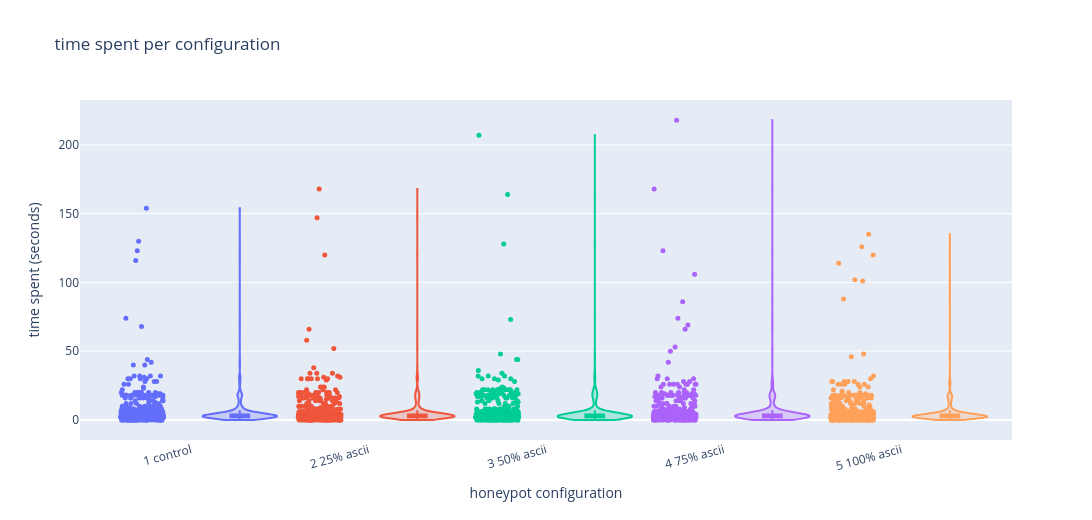

This figure's notebook cell:
### Markdown cell above
## Time spent per configuration

All attacks. A flat top at 300 seconds means the 5 minute kick is cutting sessions off.

### Code cell
fig_time_all, plot_time_all = make_violin(
    df.loc[df["session_seconds"] <= 250],
    "session_seconds",
    "time spent per configuration",
    "time spent (seconds)",
)
fig_time_all.show()
print_summary(plot_time_all, "session_seconds", duration=True)

### Figure 1 — Plotly figure (JSON) as saved in the notebook; plotly's stock layout.template omitted (floating-point values rounded to 4 significant figures; data arrays with more than 128 entries replaced by an {"elided": "..."} marker saying what was removed)
{"data": [{"hovertemplate": "1 control<br>time spent (seconds)=%{y}<extra></extra>", "marker": {"color": "#636EFA", "opacity": 1, "size": 5}, "mode": "markers", "name": "1 control observations", "type": "scatter", "x": {"elided": "691 float values"}, "y": {"elided": "691 int values"}}, {"box": {"visible": true}, "fillcolor": "rgba(99, 110, 250, 0.25)", "hovertemplate": "1 control<br>time spent (seconds)=%{y}<extra></extra>", "line": {"color": "#636EFA", "width": 2}, "meanline": {"visible": false}, "name": "1 control distribution", "points": false, "spanmode": "hard", "type": "violin", "width": 0.42, "x": {"elided": "691 float values"}, "y": {"elided": "691 int values"}}, {"hovertemplate": "2 25% ascii<br>time spent (seconds)=%{y}<extra></extra>", "marker": {"color": "#EF553B", "opacity": 1, "size": 5}, "mode": "markers", "name": "2 25% ascii observations", "type": "scatter", "x": {"elided": "759 float values"}, "y": {"elided": "759 int values"}}, {"box": {"visible": true}, "fillcolor": "rgba(239, 85, 59, 0.25)", "hovertemplate": "2 25% ascii<br>time spent (seconds)=%{y}<extra></extra>", "line": {"color": "#EF553B", "width": 2}, "meanline": {"visible": false}, "name": "2 25% ascii distribution", "points": false, "spanmode": "hard", "type": "violin", "width": 0.42, "x": {"elided": "759 float values"}, "y": {"elided": "759 int values"}}, {"hovertemplate": "3 50% ascii<br>time spent (seconds)=%{y}<extra></extra>", "marker": {"color": "#00CC96", "opacity": 1, "size": 5}, "mode": "markers", "name": "3 50% ascii observations", "type": "scatter", "x": {"elided": "754 float values"}, "y": {"elided": "754 int values"}}, {"box": {"visible": true}, "fillcolor": "rgba(0, 204, 150, 0.25)", "hovertemplate": "3 50% ascii<br>time spent (seconds)=%{y}<extra></extra>", "line": {"color": "#00CC96", "width": 2}, "meanline": {"visible": false}, "name": "3 50% ascii distribution", "points": false, "spanmode": "hard", "type": "violin", "width": 0.42, "x": {"elided": "754 float values"}, "y": {"elided": "754 int values"}}, {"hovertemplate": "4 75% ascii<br>time spent (seconds)=%{y}<extra></extra>", "marker": {"color": "#AB63FA", "opacity": 1, "size": 5}, "mode": "markers", "name": "4 75% ascii observations", "type": "scatter", "x": {"elided": "750 float values"}, "y": {"elided": "750 int values"}}, {"box": {"visible": true}, "fillcolor": "rgba(171, 99, 250, 0.25)", "hovertemplate": "4 75% ascii<br>time spent (seconds)=%{y}<extra></extra>", "line": {"color": "#AB63FA", "width": 2}, "meanline": {"visible": false}, "name": "4 75% ascii distribution", "points": false, "spanmode": "hard", "type": "violin", "width": 0.42, "x": {"elided": "750 float values"}, "y": {"elided": "750 int values"}}, {"hovertemplate": "5 100% ascii<br>time spent (seconds)=%{y}<extra></extra>", "marker": {"color": "#FFA15A", "opacity": 1, "size": 5}, "mode": "markers", "name": "5 100% ascii observations", "type": "scatter", "x": {"elided": "755 float values"}, "y": {"elided": "755 int values"}}, {"box": {"visible": true}, "fillcolor": "rgba(255, 161, 90, 0.25)", "hovertemplate": "5 100% ascii<br>time spent (seconds)=%{y}<extra></extra>", "line": {"color": "#FFA15A", "width": 2}, "meanline": {"visible": false}, "name": "5 100% ascii distribution", "points": false, "spanmode": "hard", "type": "violin", "width": 0.42, "x": {"elided": "755 float values"}, "y": {"elided": "755 int values"}}], "layout": {"height": 520, "showlegend": false, "title": {"text": "time spent per configuration"}, "violingap": 0, "violinmode": "overlay", "width": 1300, "xaxis": {"range": [-0.35, 4.9], "tickangle": -15, "tickmode": "array", "ticktext": ["1 control", "2 25% ascii", "3 50% ascii", "4 75% ascii", "5 100% ascii"], "tickvals": [0.275, 1.275, 2.275, 3.275, 4.275], "title": {"text": "honeypot configuration"}}, "yaxis": {"title": {"text": "time spent (seconds)"}}}}
